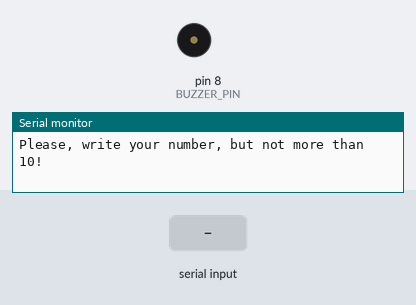
Recording of a sketch running on a simulated Arduino Uno, built with avr-gcc and run on an emulated ATmega328P. On the bench: buzzer (waves = sounding, pin HIGH), the last lines printed to the serial monitor. The inputs (shaded band) are chosen by the test bench.

Above: at 1.2 s.
1.3 s: "90,45\n" received over Serial
At 2.7 s:
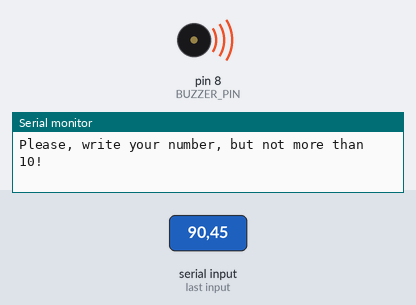
4.3 s: "30,150\n" received over Serial
At 9.55 s:
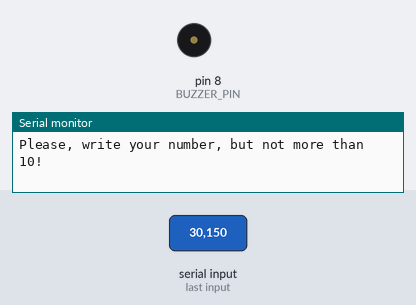
9.8 s: "90\n" received over Serial
At 10.4 s:
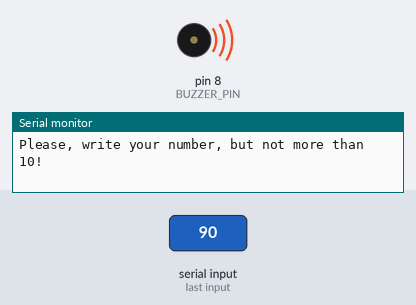
Timing chart, 0 to 13.3 s (numbered marks = the images above; inputs shaded):
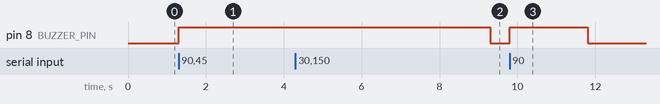

The sketch:

22_active_buzzer_expl.ino
```cpp
const int BUZZER_PIN = 8;
const int DELAY = 2000;

void setup()
{
    pinMode(BUZZER_PIN, OUTPUT);
    Serial.begin(9600);
}

void loop()
{
    Serial.println("Please, write your number, but not more than 10!");
    while (Serial.available() == 0)
    {
    }
    const int n = Serial.parseInt();
    if (n > 10)
    {
        digitalWrite(BUZZER_PIN, HIGH);
        delay(DELAY);
        digitalWrite(BUZZER_PIN, LOW);
    }
    else
    {
        Serial.println(n);
    }
}
```

Measured:
- after the input at 1.3 s, pin 8 (BUZZER_PIN): LOW → HIGH at once
- after the input at 4.3 s, pin 8 (BUZZER_PIN): HIGH → LOW after 5.0 s instead of 1.0 s
- after the input at 9.8 s, pin 8 (BUZZER_PIN): LOW → HIGH at once, → LOW 2.0 s later
